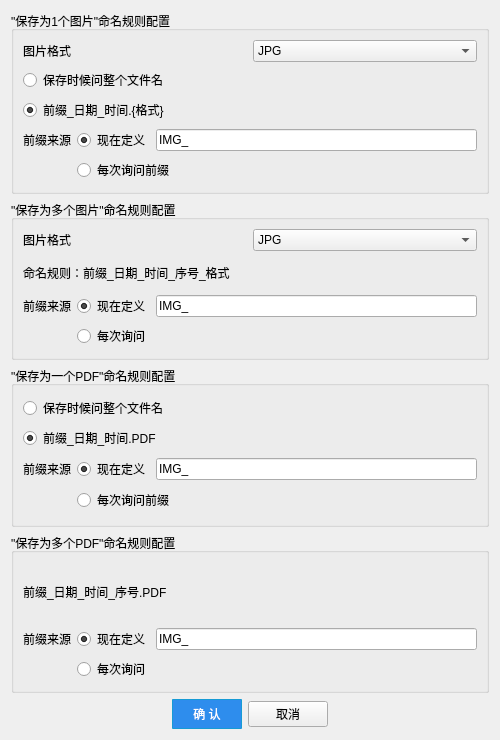
<?xml version="1.0" encoding="UTF-8"?>
<ui version="4.0">
 <class>menu_savefilenameruledialog</class>
 <widget class="QDialog" name="menu_savefilenameruledialog">
  <property name="geometry">
   <rect>
    <x>0</x>
    <y>0</y>
    <width>500</width>
    <height>740</height>
   </rect>
  </property>
  <property name="windowTitle">
   <string>保存文件命名规则设置</string>
  </property>
  <layout class="QVBoxLayout" name="verticalLayout">
   <item>
    <widget class="QGroupBox" name="groupBox_0">
     <property name="title">
      <string>&quot;保存为1个图片&quot;命名规则配置</string>
     </property>
     <layout class="QVBoxLayout" name="verticalLayout_0">
      <item>
       <layout class="QHBoxLayout" name="horizontalLayout_1_0">
        <item>
         <widget class="QLabel" name="label_1_0">
          <property name="text">
           <string>图片格式</string>
          </property>
         </widget>
        </item>
        <item>
         <widget class="QComboBox" name="comboxOneImageFormat">
          <item>
           <property name="text">
            <string>JPG</string>
           </property>
          </item>
          <item>
           <property name="text">
            <string>PNG</string>
           </property>
          </item>
          <item>
           <property name="text">
            <string>BMP</string>
           </property>
          </item>
         </widget>
        </item>
       </layout>
      </item>
      <item>
       <layout class="QVBoxLayout" name="verticalLayout_0_1">
        <item>
         <widget class="QRadioButton" name="radioSingleImgName">
          <property name="text">
           <string>保存时候问整个文件名</string>
          </property>
          <attribute name="buttonGroup">
           <string notr="true">buttonGroup_singleimg</string>
          </attribute>
         </widget>
        </item>
        <item>
         <widget class="QRadioButton" name="radioSingleImgPattern">
          <property name="text">
           <string>前缀_日期_时间.{格式}</string>
          </property>
          <property name="checked">
           <bool>true</bool>
          </property>
          <attribute name="buttonGroup">
           <string notr="true">buttonGroup_singleimg</string>
          </attribute>
         </widget>
        </item>
       </layout>
      </item>
      <item>
       <layout class="QHBoxLayout" name="horizontalLayout_0_2">
        <item>
         <widget class="QLabel" name="label_0_prefixSource">
          <property name="text">
           <string>前缀来源</string>
          </property>
         </widget>
        </item>
        <item>
         <widget class="QRadioButton" name="radioSinglePrefixNow">
          <property name="text">
           <string>现在定义</string>
          </property>
          <property name="checked">
           <bool>true</bool>
          </property>
         </widget>
        </item>
        <item>
         <widget class="QLineEdit" name="lineEditPrefix_singleimg">
          <property name="text">
           <string>IMG_</string>
          </property>
         </widget>
        </item>
       </layout>
      </item>
      <item>
       <layout class="QHBoxLayout" name="horizontalLayout_0_3">
        <item>
         <widget class="QLabel" name="label_0_placeholder">
          <property name="styleSheet">
           <string notr="true">color: transparent;</string>
          </property>
          <property name="text">
           <string>占位占位</string>
          </property>
         </widget>
        </item>
        <item>
         <widget class="QRadioButton" name="radioSinglePrefixAsk">
          <property name="text">
           <string>每次询问前缀</string>
          </property>
         </widget>
        </item>
        <item>
         <widget class="QLineEdit" name="lineEdit_0_transparent">
          <property name="styleSheet">
           <string notr="true">color: transparent;
background: transparent;
border: none;</string>
          </property>
         </widget>
        </item>
       </layout>
      </item>
     </layout>
    </widget>
   </item>
   <item>
    <widget class="QGroupBox" name="groupBox_1">
     <property name="title">
      <string>&quot;保存为多个图片&quot;命名规则配置</string>
     </property>
     <layout class="QVBoxLayout" name="verticalLayout_1">
      <item>
       <layout class="QHBoxLayout" name="horizontalLayout_1">
        <item>
         <widget class="QLabel" name="label_1">
          <property name="text">
           <string>图片格式</string>
          </property>
         </widget>
        </item>
        <item>
         <widget class="QComboBox" name="comboImageFormat">
          <item>
           <property name="text">
            <string>JPG</string>
           </property>
          </item>
          <item>
           <property name="text">
            <string>PNG</string>
           </property>
          </item>
          <item>
           <property name="text">
            <string>BMP</string>
           </property>
          </item>
         </widget>
        </item>
       </layout>
      </item>
      <item>
       <widget class="QLabel" name="label_2">
        <property name="text">
         <string>命名规则：前缀_日期_时间_序号_格式</string>
        </property>
       </widget>
      </item>
      <item>
       <layout class="QHBoxLayout" name="horizontalLayout_2">
        <item>
         <widget class="QLabel" name="label">
          <property name="text">
           <string>前缀来源</string>
          </property>
         </widget>
        </item>
        <item>
         <widget class="QRadioButton" name="radioPrefixNow">
          <property name="text">
           <string>现在定义</string>
          </property>
          <property name="checked">
           <bool>true</bool>
          </property>
         </widget>
        </item>
        <item>
         <widget class="QLineEdit" name="lineEditPrefix_moreimg">
          <property name="text">
           <string>IMG_</string>
          </property>
         </widget>
        </item>
       </layout>
      </item>
      <item>
       <layout class="QHBoxLayout" name="horizontalLayout_3">
        <item>
         <widget class="QLabel" name="label_5">
          <property name="styleSheet">
           <string notr="true">color: transparent;</string>
          </property>
          <property name="text">
           <string>占位占位</string>
          </property>
         </widget>
        </item>
        <item>
         <widget class="QRadioButton" name="radioPrefixAsk">
          <property name="text">
           <string>每次询问</string>
          </property>
         </widget>
        </item>
        <item>
         <widget class="QLineEdit" name="lineEdit_3">
          <property name="styleSheet">
           <string notr="true">color: transparent;
background: transparent;
border: none;</string>
          </property>
         </widget>
        </item>
       </layout>
      </item>
     </layout>
    </widget>
   </item>
   <item>
    <widget class="QGroupBox" name="groupBox_2">
     <property name="title">
      <string>&quot;保存为一个PDF&quot;命名规则配置</string>
     </property>
     <layout class="QVBoxLayout" name="verticalLayout_2">
      <item>
       <layout class="QVBoxLayout" name="verticalLayout_3">
        <item>
         <widget class="QRadioButton" name="radioOnePDFName">
          <property name="text">
           <string>保存时候问整个文件名</string>
          </property>
          <attribute name="buttonGroup">
           <string notr="true">buttonGroup</string>
          </attribute>
         </widget>
        </item>
        <item>
         <widget class="QRadioButton" name="radioOnePDFPattern">
          <property name="text">
           <string>前缀_日期_时间.PDF</string>
          </property>
          <property name="checked">
           <bool>true</bool>
          </property>
          <attribute name="buttonGroup">
           <string notr="true">buttonGroup</string>
          </attribute>
         </widget>
        </item>
       </layout>
      </item>
      <item>
       <layout class="QHBoxLayout" name="horizontalLayout_4">
        <item>
         <widget class="QLabel" name="label_10">
          <property name="text">
           <string>前缀来源</string>
          </property>
         </widget>
        </item>
        <item>
         <widget class="QRadioButton" name="radioOnePrefixNow">
          <property name="text">
           <string>现在定义</string>
          </property>
          <property name="checked">
           <bool>true</bool>
          </property>
         </widget>
        </item>
        <item>
         <widget class="QLineEdit" name="lineEditPrefix_onepdf">
          <property name="text">
           <string>IMG_</string>
          </property>
         </widget>
        </item>
       </layout>
      </item>
      <item>
       <layout class="QHBoxLayout" name="horizontalLayout_5">
        <item>
         <widget class="QLabel" name="label_12">
          <property name="styleSheet">
           <string notr="true">color: transparent;</string>
          </property>
          <property name="text">
           <string>占位占位</string>
          </property>
         </widget>
        </item>
        <item>
         <widget class="QRadioButton" name="radioOnePrefixAsk">
          <property name="text">
           <string>每次询问前缀</string>
          </property>
         </widget>
        </item>
        <item>
         <widget class="QLineEdit" name="lineEdit_2">
          <property name="styleSheet">
           <string notr="true">color: transparent;
background: transparent;
border: none;</string>
          </property>
         </widget>
        </item>
       </layout>
      </item>
     </layout>
    </widget>
   </item>
   <item>
    <widget class="QGroupBox" name="groupBox_3">
     <property name="title">
      <string>&quot;保存为多个PDF&quot;命名规则配置</string>
     </property>
     <layout class="QVBoxLayout" name="verticalLayout_4">
      <item>
       <widget class="QLabel" name="label_3">
        <property name="text">
         <string>前缀_日期_时间_序号.PDF</string>
        </property>
       </widget>
      </item>
      <item>
       <layout class="QHBoxLayout" name="horizontalLayout_6">
        <item>
         <widget class="QLabel" name="label_11">
          <property name="text">
           <string>前缀来源</string>
          </property>
         </widget>
        </item>
        <item>
         <widget class="QRadioButton" name="radioMultiPrefixNow">
          <property name="text">
           <string>现在定义</string>
          </property>
          <property name="checked">
           <bool>true</bool>
          </property>
         </widget>
        </item>
        <item>
         <widget class="QLineEdit" name="lineEditPrefix_morepdf">
          <property name="text">
           <string>IMG_</string>
          </property>
         </widget>
        </item>
       </layout>
      </item>
      <item>
       <layout class="QHBoxLayout" name="horizontalLayout_7">
        <item>
         <widget class="QLabel" name="label_13">
          <property name="styleSheet">
           <string notr="true">color: transparent;</string>
          </property>
          <property name="text">
           <string>占位占位</string>
          </property>
         </widget>
        </item>
        <item>
         <widget class="QRadioButton" name="radioMultiPrefixAsk">
          <property name="text">
           <string>每次询问</string>
          </property>
         </widget>
        </item>
        <item>
         <widget class="QLineEdit" name="lineEdit">
          <property name="styleSheet">
           <string notr="true">color: transparent;
background: transparent;
border: none;</string>
          </property>
         </widget>
        </item>
       </layout>
      </item>
     </layout>
    </widget>
   </item>
   <item>
    <layout class="QHBoxLayout" name="horizontalLayout_8">
     <item>
      <spacer name="horizontalSpacer">
       <property name="orientation">
        <enum>Qt::Horizontal</enum>
       </property>
       <property name="sizeHint" stdset="0">
        <size>
         <width>40</width>
         <height>20</height>
        </size>
       </property>
      </spacer>
     </item>
     <item>
      <widget class="QPushButton" name="savebutton">
       <property name="styleSheet">
        <string notr="true">background-color:rgb(46,141,237);
color:#fff;
border:1px solid rgb(22,155,213);
border-radius:1px;
padding:5px 20px;</string>
       </property>
       <property name="text">
        <string>确 认</string>
       </property>
      </widget>
     </item>
     <item>
      <widget class="QPushButton" name="Cancelbutton">
       <property name="text">
        <string>取消</string>
       </property>
      </widget>
     </item>
     <item>
      <spacer name="horizontalSpacer_2">
       <property name="orientation">
        <enum>Qt::Horizontal</enum>
       </property>
       <property name="sizeHint" stdset="0">
        <size>
         <width>40</width>
         <height>20</height>
        </size>
       </property>
      </spacer>
     </item>
    </layout>
   </item>
  </layout>
 </widget>
 <resources/>
 <connections/>
 <buttongroups>
  <buttongroup name="buttonGroup_singleimg"/>
  <buttongroup name="buttonGroup"/>
 </buttongroups>
</ui>
